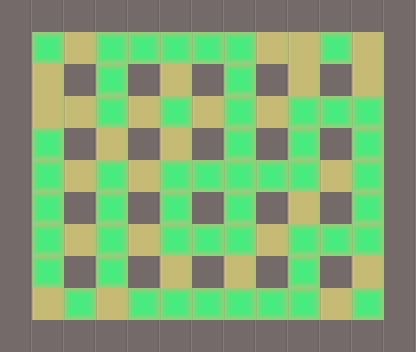

Tiled map render using the project's own tile images. Description and the whole map definition, tile-layer contents included, below:
An orthogonal 13x11 tile map with 32x32 px tiles, 2 tile layers (base, piedras).

<map version="1.0" orientation="orthogonal" renderorder="right-down" width="13" height="11" tilewidth="32" tileheight="32" nextobjectid="1">
 <properties>
  <property name="nombre" value="Nivel 1" />
 </properties>
 <tileset firstgid="1" name="tile" tilewidth="32" tileheight="32" tilecount="3">
  <image source="../../resources/tilebase.png" width="96" height="32" />
  <terraintypes>
   <terrain name="New Terrain" tile="-1" />
  </terraintypes>
 </tileset>
 <layer name="base" width="13" height="11">
  <data>
   <tile gid="1" />
   <tile gid="1" />
   <tile gid="1" />
   <tile gid="1" />
   <tile gid="1" />
   <tile gid="1" />
   <tile gid="1" />
   <tile gid="1" />
   <tile gid="1" />
   <tile gid="1" />
   <tile gid="1" />
   <tile gid="1" />
   <tile gid="1" />
   <tile gid="1" />
   <tile gid="2" />
   <tile gid="2" />
   <tile gid="2" />
   <tile gid="2" />
   <tile gid="2" />
   <tile gid="2" />
   <tile gid="2" />
   <tile gid="2" />
   <tile gid="2" />
   <tile gid="2" />
   <tile gid="2" />
   <tile gid="1" />
   <tile gid="1" />
   <tile gid="2" />
   <tile gid="1" />
   <tile gid="2" />
   <tile gid="1" />
   <tile gid="2" />
   <tile gid="1" />
   <tile gid="2" />
   <tile gid="1" />
   <tile gid="2" />
   <tile gid="1" />
   <tile gid="2" />
   <tile gid="1" />
   <tile gid="1" />
   <tile gid="2" />
   <tile gid="2" />
   <tile gid="2" />
   <tile gid="2" />
   <tile gid="2" />
   <tile gid="2" />
   <tile gid="2" />
   <tile gid="2" />
   <tile gid="2" />
   <tile gid="2" />
   <tile gid="2" />
   <tile gid="1" />
   <tile gid="1" />
   <tile gid="2" />
   <tile gid="1" />
   <tile gid="2" />
   <tile gid="1" />
   <tile gid="2" />
   <tile gid="1" />
   <tile gid="2" />
   <tile gid="1" />
   <tile gid="2" />
   <tile gid="1" />
   <tile gid="2" />
   <tile gid="1" />
   <tile gid="1" />
   <tile gid="2" />
   <tile gid="2" />
   <tile gid="2" />
   <tile gid="2" />
   <tile gid="2" />
   <tile gid="2" />
   <tile gid="2" />
   <tile gid="2" />
   <tile gid="2" />
   <tile gid="2" />
   <tile gid="2" />
   <tile gid="1" />
   <tile gid="1" />
   <tile gid="2" />
   <tile gid="1" />
   <tile gid="2" />
   <tile gid="1" />
   <tile gid="2" />
   <tile gid="1" />
   <tile gid="2" />
   <tile gid="1" />
   <tile gid="2" />
   <tile gid="1" />
   <tile gid="2" />
   <tile gid="1" />
   <tile gid="1" />
   <tile gid="2" />
   <tile gid="2" />
   <tile gid="2" />
   <tile gid="2" />
   <tile gid="2" />
   <tile gid="2" />
   <tile gid="2" />
   <tile gid="2" />
   <tile gid="2" />
   <tile gid="2" />
   <tile gid="2" />
   <tile gid="1" />
   <tile gid="1" />
   <tile gid="2" />
   <tile gid="1" />
   <tile gid="2" />
   <tile gid="1" />
   <tile gid="2" />
   <tile gid="1" />
   <tile gid="2" />
   <tile gid="1" />
   <tile gid="2" />
   <tile gid="1" />
   <tile gid="2" />
   <tile gid="1" />
   <tile gid="1" />
   <tile gid="2" />
   <tile gid="2" />
   <tile gid="2" />
   <tile gid="2" />
   <tile gid="2" />
   <tile gid="2" />
   <tile gid="2" />
   <tile gid="2" />
   <tile gid="2" />
   <tile gid="2" />
   <tile gid="2" />
   <tile gid="1" />
   <tile gid="1" />
   <tile gid="1" />
   <tile gid="1" />
   <tile gid="1" />
   <tile gid="1" />
   <tile gid="1" />
   <tile gid="1" />
   <tile gid="1" />
   <tile gid="1" />
   <tile gid="1" />
   <tile gid="1" />
   <tile gid="1" />
   <tile gid="1" />
  </data>
 </layer>
 <layer name="piedras" width="13" height="11">
  <data>
   <tile gid="0" />
   <tile gid="0" />
   <tile gid="0" />
   <tile gid="0" />
   <tile gid="0" />
   <tile gid="0" />
   <tile gid="0" />
   <tile gid="0" />
   <tile gid="0" />
   <tile gid="0" />
   <tile gid="0" />
   <tile gid="0" />
   <tile gid="0" />
   <tile gid="0" />
   <tile gid="3" />
   <tile gid="0" />
   <tile gid="3" />
   <tile gid="3" />
   <tile gid="3" />
   <tile gid="3" />
   <tile gid="3" />
   <tile gid="0" />
   <tile gid="0" />
   <tile gid="3" />
   <tile gid="0" />
   <tile gid="0" />
   <tile gid="0" />
   <tile gid="0" />
   <tile gid="0" />
   <tile gid="3" />
   <tile gid="0" />
   <tile gid="0" />
   <tile gid="0" />
   <tile gid="3" />
   <tile gid="0" />
   <tile gid="0" />
   <tile gid="0" />
   <tile gid="0" />
   <tile gid="0" />
   <tile gid="0" />
   <tile gid="0" />
   <tile gid="0" />
   <tile gid="3" />
   <tile gid="0" />
   <tile gid="3" />
   <tile gid="0" />
   <tile gid="3" />
   <tile gid="0" />
   <tile gid="3" />
   <tile gid="3" />
   <tile gid="3" />
   <tile gid="0" />
   <tile gid="0" />
   <tile gid="3" />
   <tile gid="0" />
   <tile gid="0" />
   <tile gid="0" />
   <tile gid="0" />
   <tile gid="0" />
   <tile gid="3" />
   <tile gid="0" />
   <tile gid="3" />
   <tile gid="0" />
   <tile gid="3" />
   <tile gid="0" />
   <tile gid="0" />
   <tile gid="3" />
   <tile gid="0" />
   <tile gid="3" />
   <tile gid="0" />
   <tile gid="3" />
   <tile gid="3" />
   <tile gid="3" />
   <tile gid="3" />
   <tile gid="3" />
   <tile gid="0" />
   <tile gid="3" />
   <tile gid="0" />
   <tile gid="0" />
   <tile gid="3" />
   <tile gid="0" />
   <tile gid="3" />
   <tile gid="0" />
   <tile gid="3" />
   <tile gid="0" />
   <tile gid="3" />
   <tile gid="0" />
   <tile gid="0" />
   <tile gid="0" />
   <tile gid="3" />
   <tile gid="0" />
   <tile gid="0" />
   <tile gid="3" />
   <tile gid="0" />
   <tile gid="3" />
   <tile gid="0" />
   <tile gid="3" />
   <tile gid="3" />
   <tile gid="3" />
   <tile gid="0" />
   <tile gid="3" />
   <tile gid="3" />
   <tile gid="3" />
   <tile gid="0" />
   <tile gid="0" />
   <tile gid="3" />
   <tile gid="0" />
   <tile gid="3" />
   <tile gid="0" />
   <tile gid="0" />
   <tile gid="0" />
   <tile gid="0" />
   <tile gid="0" />
   <tile gid="3" />
   <tile gid="0" />
   <tile gid="0" />
   <tile gid="0" />
   <tile gid="0" />
   <tile gid="0" />
   <tile gid="3" />
   <tile gid="0" />
   <tile gid="3" />
   <tile gid="3" />
   <tile gid="3" />
   <tile gid="3" />
   <tile gid="3" />
   <tile gid="3" />
   <tile gid="0" />
   <tile gid="3" />
   <tile gid="0" />
   <tile gid="0" />
   <tile gid="0" />
   <tile gid="0" />
   <tile gid="0" />
   <tile gid="0" />
   <tile gid="0" />
   <tile gid="0" />
   <tile gid="0" />
   <tile gid="0" />
   <tile gid="0" />
   <tile gid="0" />
   <tile gid="0" />
   <tile gid="0" />
  </data>
 </layer>
</map>
